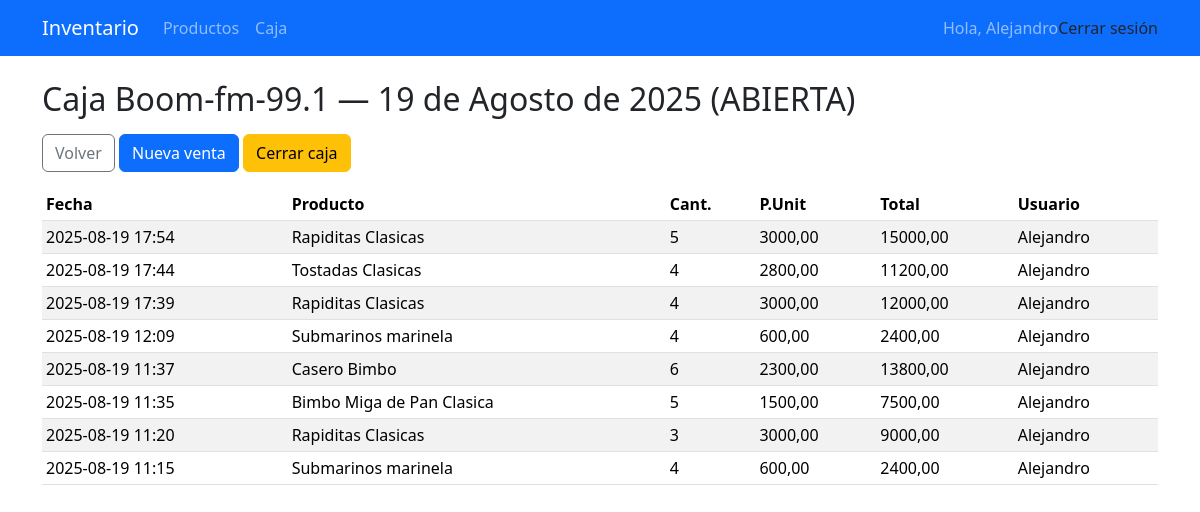
Page /caja/5/ (signed in) on the earlier database version.
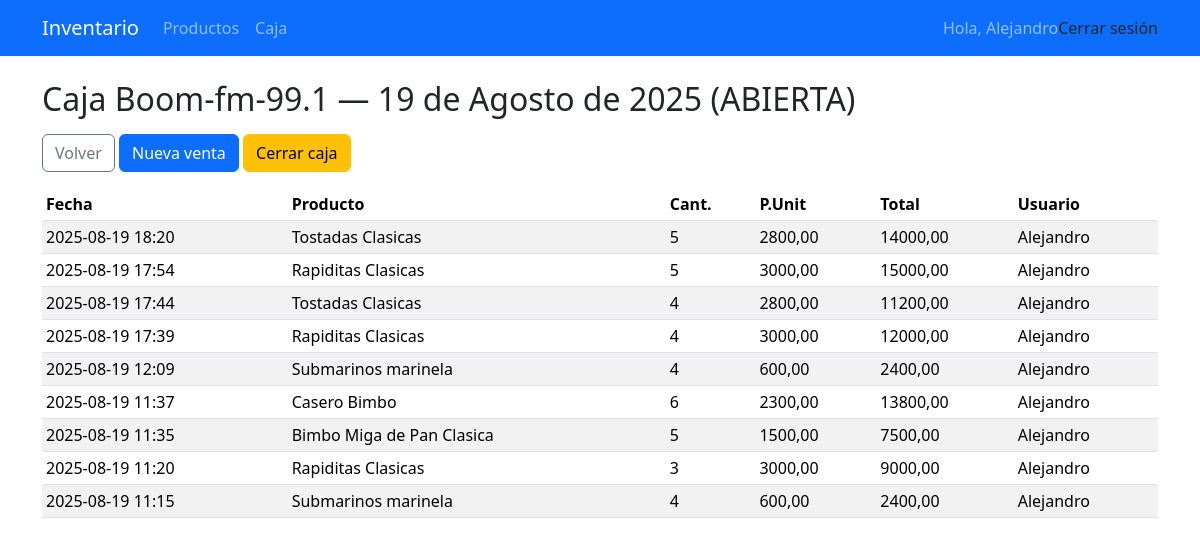
Same page on the later database version.
### inventario/models.py (models this page shows, shortened)
class Venta(models.Model):
    caja = models.ForeignKey(Caja, on_delete=models.CASCADE, related_name='ventas')
    producto = models.ForeignKey(Producto, on_delete=models.PROTECT)
    cantidad = models.PositiveIntegerField()
    precio_unitario = models.DecimalField(max_digits=12, decimal_places=2)
    total = models.DecimalField(max_digits=12, decimal_places=2)
    usuario = models.ForeignKey(User, on_delete=models.PROTECT)
    creado_en = models.DateTimeField(auto_now_add=True)

class Producto(models.Model):
    nombre = models.CharField(max_length=120)
    descripcion = models.TextField(blank=True)
    precio = models.DecimalField(max_digits=10, decimal_places=2)
    stock = models.PositiveIntegerField(default=0)
    sucursal = models.ForeignKey(Sucursal, on_delete=models.CASCADE, related_name='productos')
    fecha_creacion = models.DateTimeField(auto_now_add=True)
    def __str__(self):
        return self.nombre

### inventario/views_caja.py (the view)
# urls.py: path('caja/<int:caja_id>/', views_caja.caja_detalle, name='caja_detalle'),
@login_required
def caja_detalle(request, caja_id):
    caja = get_object_or_404(Caja, id=caja_id)
    if not _usuario_puede_en_sucursal(request.user, caja.sucursal):
        raise PermissionDenied("No tienes permiso para ver esta caja.")
    ventas = caja.ventas.select_related('producto').order_by('-creado_en')
    return render(request, 'inventario/caja_detalle.html', {
        'caja': caja,
        'ventas': ventas
    })

### inventario/context_processors.py (called while the page is built)
def role_context(request):
    role = None
    if request.user.is_authenticated:
        perfil = getattr(request.user, 'perfil', None)
        role = getattr(perfil, 'rol', None)
    return {'role': role}

### inventario/models.py (called while the page is built)
    def __str__(self):
        return self.nombre

### inventario/permissions.py (called while the page is built)
def role_and_sucursales(user):
    perfil = getattr(user, 'perfil', None)
    if not perfil:
        return None, []
    if perfil.rol in ['Administrador', 'Subadministrador']:
        return perfil.rol, list(Sucursal.objects.all())
    elif perfil.sucursal:
        return perfil.rol, [perfil.sucursal]
    else:
        return perfil.rol, []

### inventario/views_caja.py (called while the page is built)
def _usuario_puede_en_sucursal(user, sucursal):
    rol, sucursales = role_and_sucursales(user)
    return any(s.id == sucursal.id for s in sucursales)

### templates/inventario/caja_detalle.html (shortened to what this page needs)
{% extends "base.html" %}
{% block content %}
<h2 class="mb-3">Caja {{ caja.sucursal }} — {{ caja.fecha }} ({{ caja.estado }})</h2>
<div class="mb-3">
  <a class="btn btn-outline-secondary" href="{% url 'caja_estado' %}">Volver</a>
  {% if caja.estado == "ABIERTA" %}
    <a class="btn btn-primary" href="{% url 'venta_nueva' caja.id %}">Nueva venta</a>
    <a class="btn btn-warning" href="{% url 'caja_cerrar' caja.id %}">Cerrar caja</a>
  {% endif %}
</div>
<table class="table table-sm table-striped">
  <thead>
    <tr>
      <th>Fecha</th><th>Producto</th><th>Cant.</th><th>P.Unit</th><th>Total</th><th>Usuario</th>
    </tr>
  </thead>
  <tbody>
    {% for v in ventas %}
      <tr>
        <td>{{ v.creado_en|date:"Y-m-d H:i" }}</td>
        <td>{{ v.producto }}</td>
        <td>{{ v.cantidad }}</td>
        <td>{{ v.precio_unitario }}</td>
        <td>{{ v.total }}</td>
        <td>{{ v.usuario }}</td>
      </tr>
    {% empty %}
      <tr><td colspan="6">Sin ventas.</td></tr>
    {% endfor %}
  </tbody>
</table>
{% endblock %}

Differences in the rows shown:
added Venta: creado_en "2025-08-19 18:20", producto "Tostadas Clasicas", cantidad "5", precio_unitario "2800,00", total "14000,00", usuario "Alejandro"
